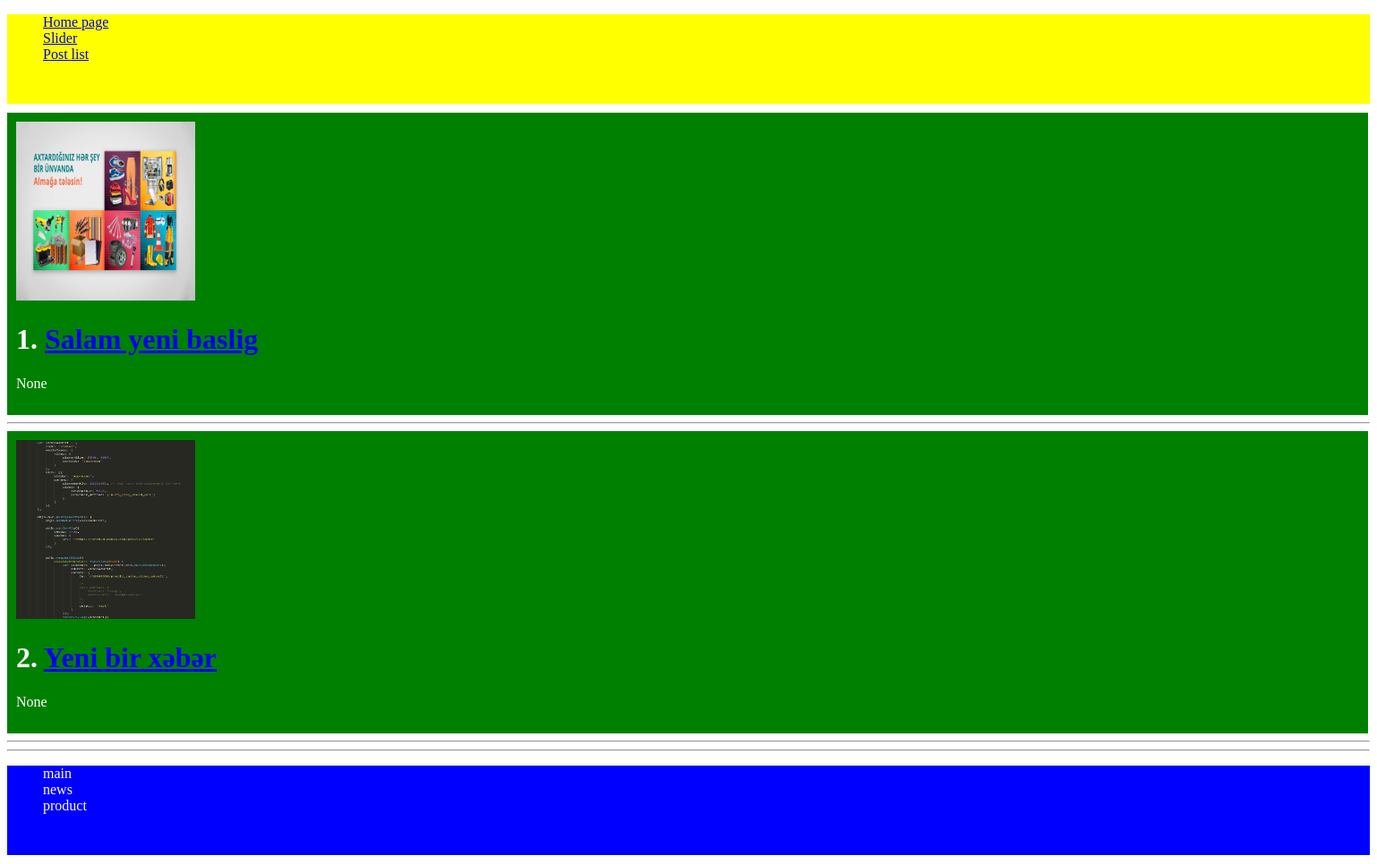
/, run on an earlier commit of the app's database.
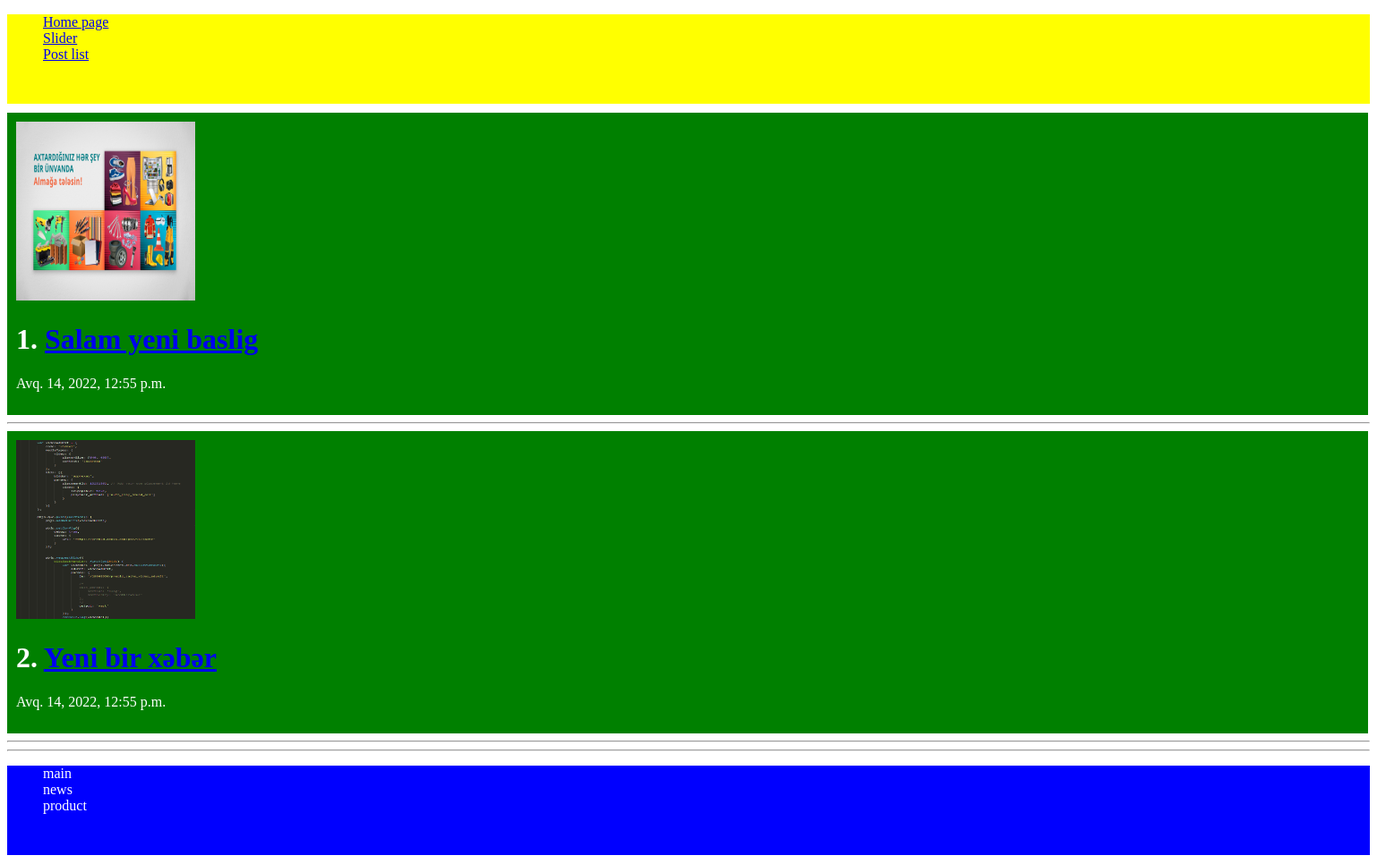
And on a later commit of the database.
### post/models.py (models this page shows, shortened)
class Post(models.Model):
    category = models.ForeignKey(Category, related_name="data", verbose_name="Category", null=True,
                                 on_delete=models.CASCADE)
    title = models.CharField(max_length=1500, verbose_name="Post title", help_text="Burda xeberin basligi yazilir")
    content = RichTextField(verbose_name="Post content", blank=True)
    create_time = models.DateTimeField(verbose_name="Post date", null=True, blank=True)
    image = models.ImageField(verbose_name="Shekil elave et", null=True, upload_to='post')
    draft = models.BooleanField(default=True, verbose_name="Saytda yayimlansin?")
    slug = models.SlugField(editable=False, verbose_name="Slug", null=True, unique=True)
    class Meta:
        verbose_name = "Xeber"
        verbose_name_plural = "Xeberler"
    def get_absolute_url(self):
        return reverse('post:post_detail', kwargs={'slug': self.slug})

### post/views.py (the view)
# urls.py: path('', index_view, name="index"),
def index_view(request):
    context = {}
    context['post_list'] = Post.objects.filter(draft=True)[:2]
    context['category_list'] = Category.objects.all()
    return render(request, 'home/home.html', context)

### templates/home/home.html (shortened to what this page needs)
{% extends "base.html" %}
{% block body %}
{% for obj in post_list %}
<div class="main">
    {% if obj.image %}
    <img src="{{ obj.image.url }}" width="200" height="200" alt="">
    {% endif %}
    <h1> {{ forloop.counter }}. <a target="_blank" href="{{ obj.get_absolute_url}}">{{ obj.title }}</a></h1>
    <p> {{ obj.create_time }} </p>
</div>
<hr>
{% endfor %}
<hr>
{% endblock %}

What changed in the data, as far as the page shows it:
changed Post "Salam yeni baslig": create_time "None" → "Avq. 14, 2022, 12:55 p.m."
changed Post "Yeni bir xəbər": create_time "None" → "Avq. 14, 2022, 12:55 p.m."
